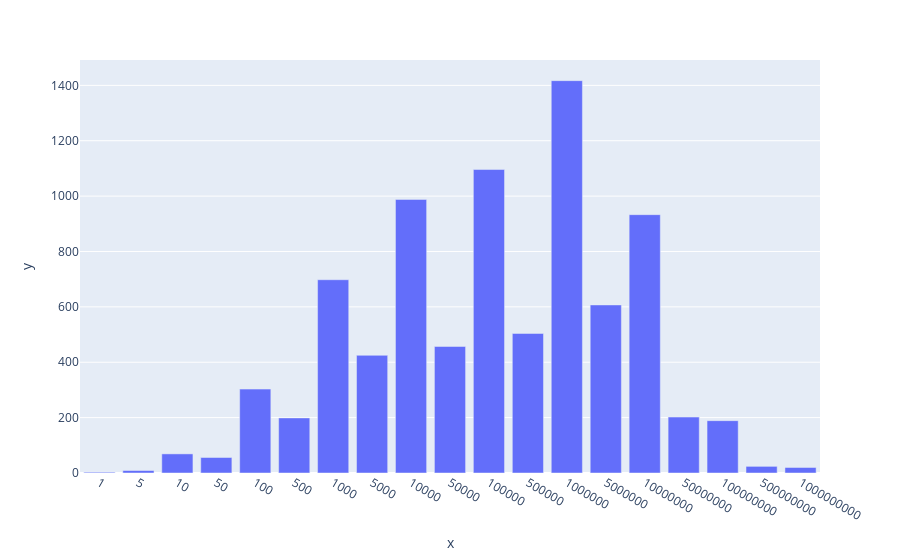

The cell this chart's notebook holds for it:
### Code cell
fig = px.bar(y=installs.values, x=installs.index.astype(str))
fig.show()

### Figure 1 — Plotly figure (JSON) as saved in the notebook; plotly's stock layout.template omitted (floating-point values rounded to 4 significant figures)
{"data": [{"alignmentgroup": "True", "hovertemplate": "x=%{x}<br>y=%{y}<extra></extra>", "legendgroup": "", "marker": {"color": "#636efa", "pattern": {"shape": ""}}, "name": "", "offsetgroup": "", "orientation": "v", "showlegend": false, "textposition": "auto", "type": "bar", "x": ["1", "5", "10", "50", "100", "500", "1000", "5000", "10000", "50000", "100000", "500000", "1000000", "5000000", "10000000", "50000000", "100000000", "500000000", "1000000000"], "xaxis": "x", "y": [3, 9, 69, 56, 303, 199, 698, 425, 988, 457, 1096, 504, 1417, 607, 933, 202, 189, 24, 20], "yaxis": "y"}], "layout": {"barmode": "relative", "legend": {"tracegroupgap": 0}, "margin": {"t": 60}, "xaxis": {"anchor": "y", "domain": [0, 1], "title": {"text": "x"}}, "yaxis": {"anchor": "x", "domain": [0, 1], "title": {"text": "y"}}}}
